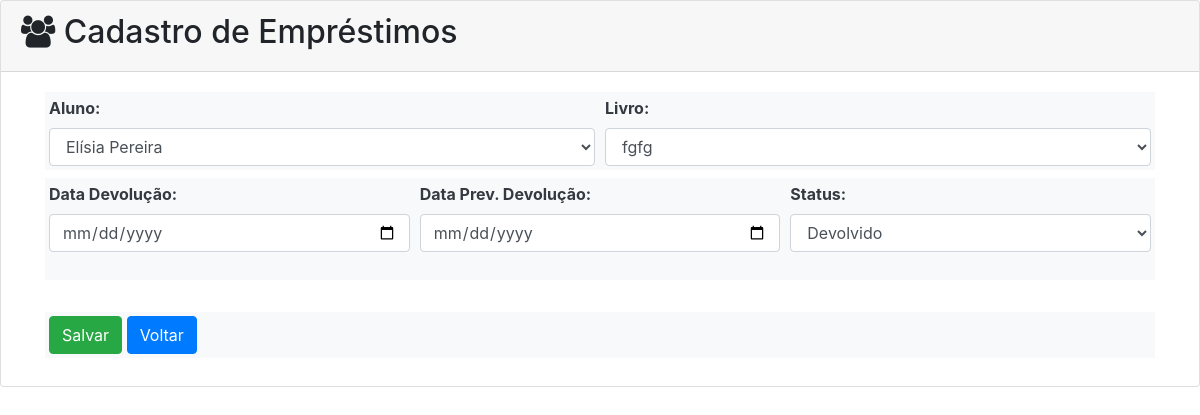
The page /emprestimos/editar_emprestimo/11 on the database its author committed.
### apps/emprestimos/models.py (models this page shows, shortened)
class Emprestimo(models.Model):
    aluno_id = models.ForeignKey(Aluno, verbose_name='Aluno', on_delete=models.CASCADE)
    livro_id = models.ForeignKey(Livro, verbose_name='Livro',on_delete=models.CASCADE)
    data_emprestimo = models.DateTimeField(verbose_name='Data Empréstimo', auto_now_add=True)
    data_devolucao = models.DateField(verbose_name='Data Devolução', default=date.today)
    data_prevista_devolucao = models.DateField(verbose_name='Previsão devolução')
    status = models.CharField(max_length=1, choices=[('E','Emprestado'), ('D','Devolvido')])
    class Meta:
        db_table = 'Emprestimo'
        verbose_name = 'Emprestimo'
        verbose_name_plural = 'Emprestimos'
        ordering = ['status']
        managed = True

### apps/emprestimos/views.py (the view)
# urls.py: path('editar_emprestimo/<int:id>', views.editar_emprestimo, name='editar_emprestimo'),
def editar_emprestimo(request, id):
    template_name = 'emprestimos/form_emprestimo.html'
    emprestimo = get_object_or_404(Emprestimo, id=id)
    form = EmprestimoForm(request.POST or None, request.FILES or None, instance=emprestimo)
    context = {'form': form}
    if form.is_valid():
        form.save()
        messages.success(request, 'Os dados foram atualizados com sucesso.')
        return redirect('emprestimos:listar_emprestimos')
    return render(request, template_name, context)

### apps/emprestimos/forms.py
class EmprestimoForm(forms.ModelForm):
    class Meta:
        model = Emprestimo
        exclude = ['data_emprestimo']
        fields = '__all__'
        widgets = {
            'data_devolucao': forms.DateInput(
                format=('%d/%m/%Y'),
                attrs={'class': 'form-control',
                       'placeholder': 'Selecione uma data',
                       'type': 'date'
                       }),
            'data_prevista_devolucao': forms.DateInput(
                format=('%d/%m/%Y'),
                attrs={'class': 'form-control',
                       'placeholder': 'Selecione uma data',
                       'type': 'date'
                       }),
        }

### apps/alunos/models.py (called while the page is built)
    def __str__(self):
        return self.nome

### apps/livros/models.py (called while the page is built)
    def __str__(self):
        return self.titulo

### apps/emprestimos/templates/emprestimos/form_emprestimo.html (shortened to what this page needs)
{% load widget_tweaks %}
<!DOCTYPE html>
<html lang="en">
<head>
    <link rel="stylesheet" href="https://cdn.jsdelivr.net/npm/bootstrap@4.6.1/dist/css/bootstrap.min.css">
    <link rel="stylesheet" href="https://cdnjs.cloudflare.com/ajax/libs/font-awesome/4.7.0/css/font-awesome.min.css">
</head>
<body>
    <div class="card">
        <div class="card-header">
            <h2><i class="fa fa-users"></i> Cadastro de Empréstimos</h2>
        </div>
        <div class="card-body">
            <form method="post" enctype="multipart/form-data">
                <div class="container">
                    <div class="p-1 mb-2 bg-light text-dark">
                        <div class="form-row">
                            <div class="col-md-6">
                                <label><strong>Aluno: </strong></label>
                                {{ form.aluno_id|add_class:"form-control" }}
                            </div>
                            <div class="col-md-6">
                                <label><strong>Livro: </strong></label>
                                {{ form.livro_id|add_class:'form-control' }}
                            </div>
                        </div>
                    </div>
                </div>
                <div class="container">
                    <div class="p-1 mb-2 bg-light text-dark">
                        <div class="form-row">
                            <div class="col-md-4 mb-4">
                                <label><strong>Data Devolução:</strong></label>
                                {{ form.data_devolucao|add_class:'form-control'  }}
                            </div>
                            <div class="col-md-4">
                                <label><strong>Data Prev. Devolução:</strong></label>
                                {{ form.data_prevista_devolucao|add_class:'form-control' }}
                            </div>
                            <div class="col-md-4">
                                <label><strong>Status:</strong></label>
                                {{ form.status|add_class:'form-control' }}
                            </div>
                        </div>
                    </div>
                </div>
                <br>
                <div class="container">
                    <div class="p-1 mb-2 bg-light text-dark">
                        <div class="form-row">
                            <div class="col-md-12">
                               <button type="submit" class="btn btn-success">Salvar</button>
                               <a href="{{request.META.HTTP_REFERER}}" class="btn btn-primary">Voltar</a>
                            </div>
                        </div>
                    </div>
                </div>
            </form>
        </div>
    </div>
</body>
</html>

### rows shown on the page
Emprestimo: aluno_id "Elísia Pereira", livro_id "fgfg", status "Devolvido"
